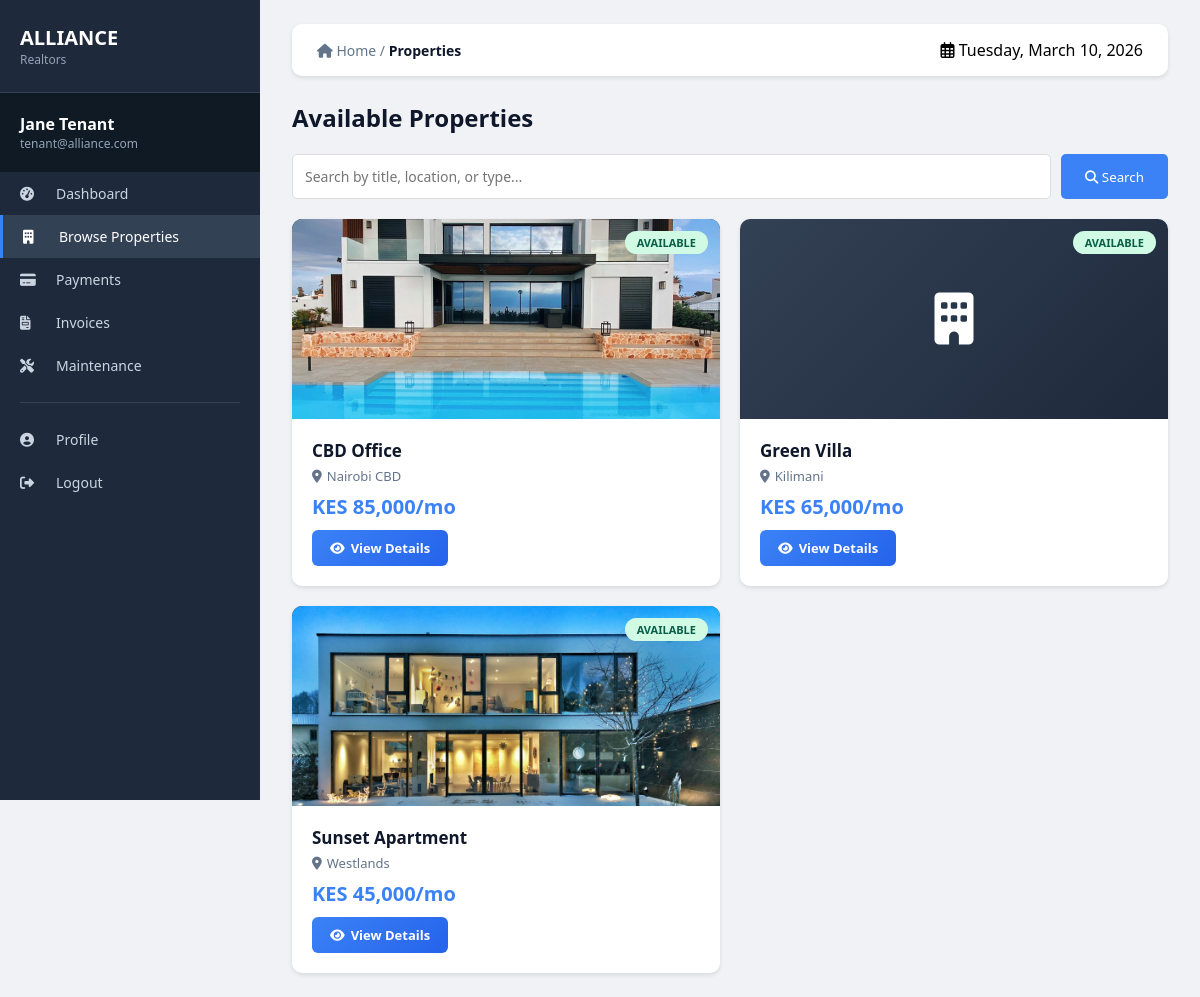
Page /tenant/properties.php (signed in) on the committed database.
### tables this page shows
CREATE TABLE properties (
    id INT PRIMARY KEY AUTO_INCREMENT,
    title VARCHAR(100) NOT NULL,
    description TEXT,
    location VARCHAR(100),
    price DECIMAL(12,2),
    bedrooms INT DEFAULT 1,
    bathrooms INT DEFAULT 1,
    image VARCHAR(255) DEFAULT 'default.jpg',
    status ENUM('Available', 'Rented', 'Maintenance') DEFAULT 'Available',
    created_at TIMESTAMP DEFAULT CURRENT_TIMESTAMP
);

### tenant/properties.php (the view, shortened to what this page needs)
<?php
try {
    $db = Database::getInstance()->getConnection();
    $search = trim($_GET['search'] ?? '');
    if (!empty($search)) {
        $stmt = $db->prepare("SELECT * FROM properties WHERE title LIKE ? OR description LIKE ? OR location LIKE ? OR type LIKE ? ORDER BY id DESC");
        $like = "%$search%";
        $stmt->execute([$like, $like, $like, $like]);
    } else {
        $stmt = $db->prepare("SELECT * FROM properties ORDER BY id DESC");
        $stmt->execute();
    }
    $properties       = $stmt->fetchAll(PDO::FETCH_ASSOC);
    $total_properties = count($properties);
} catch (PDOException $e) {
    error_log($e->getMessage());
    $properties = []; $total_properties = 0;
    $db_error   = "Unable to load properties.";
}
$base = '/Alliance/assets/Images/';
$three_images = [
    'alejandra-cifre-gonzalez-ylyn5r4vxcA-unsplash.jpg',
    'charles-sukarsa-47AoUoaOv08-unsplash.jpg',
    'stephan-bechert-yFV39g6AZ5o-unsplash.jpg',
];
?>
<!DOCTYPE html>
<html lang="en">
<head>
    <link rel="stylesheet" href="https://cdnjs.cloudflare.com/ajax/libs/font-awesome/6.5.0/css/all.min.css">
</head>
<body>
<div class="dashboard">
    <div class="sidebar">
        <div class="sidebar-header"><h2>ALLIANCE</h2><p>Realtors</p></div>
        <div class="user-info">
            <div class="name"><?php echo htmlspecialchars($_SESSION['full_name'] ?? ''); ?></div>
            <div class="email"><?php echo htmlspecialchars($_SESSION['email'] ?? ''); ?></div>
        </div>
        <a href="dashboard.php"   class="menu-item"><i class="fas fa-tachometer-alt"></i> Dashboard</a>
        <a href="properties.php"  class="menu-item active"><i class="fas fa-building"></i> Browse Properties</a>
        <a href="payments.php"    class="menu-item"><i class="fas fa-credit-card"></i> Payments</a>
        <a href="invoices.php"    class="menu-item"><i class="fas fa-file-invoice"></i> Invoices</a>
        <a href="maintenance.php" class="menu-item"><i class="fas fa-tools"></i> Maintenance</a>
        <div class="menu-divider"></div>
        <a href="profile.php"     class="menu-item"><i class="fas fa-user-circle"></i> Profile</a>
        <a href="../logout.php"      class="menu-item"><i class="fas fa-sign-out-alt"></i> Logout</a>
    </div>
    <div class="main-content">
        <div class="top-bar">
            <div class="breadcrumb"><i class="fas fa-home"></i> Home / <span>Properties</span></div>
            <div><i class="far fa-calendar-alt"></i> <?php echo date('l, F j, Y'); ?></div>
        </div>
        <h1>Available Properties</h1>
        <form method="GET" action="" class="search-box">
            <input type="text" name="search" placeholder="Search by title, location, or type..."
                   value="<?php echo htmlspecialchars($search ?? ''); ?>">
            <button type="submit"><i class="fas fa-search"></i> Search</button>
        </form>
        <div class="properties-grid">
            <?php if ($total_properties > 0): ?>
                <?php foreach ($properties as $i => $property):
                    $db_img = trim($property['image'] ?? '');
                    if (!empty($db_img) && $db_img !== 'default.jpg') {
                        $img_src = $base . $db_img;
                        $has_img = true;
                    } elseif ($i < 3) {
                        $img_src = $base . $three_images[$i];
                        $has_img = true;
                    } else {
                        $has_img = false;
                    }
                    $status = strtolower($property['status'] ?? 'available');
                ?>
                <div class="property-card">
                    <div class="card-img">
                        <?php if ($has_img): ?>
                            <img src="<?php echo htmlspecialchars($img_src); ?>"
                                 alt="<?php echo htmlspecialchars($property['title']); ?>"
                                 onerror="this.style.display='none';this.nextElementSibling.style.display='flex';">
                            <div class="card-img-placeholder" style="display:none;"><i class="fas fa-building"></i></div>
                        <?php else: ?>
                            <div class="card-img-placeholder"><i class="fas fa-building"></i></div>
                        <?php endif; ?>
                        <span class="card-status <?php echo $status; ?>"><?php echo ucfirst($status); ?></span>
                    </div>
                    <div class="card-content">
                        <h4><?php echo htmlspecialchars($property['title']); ?></h4>
                        <div class="card-location">
                            <i class="fas fa-map-marker-alt"></i>
                            <?php echo htmlspecialchars($property['location'] ?? 'Nairobi'); ?>
                        </div>
                        <div class="card-price">KES <?php echo number_format((float)($property['price'] ?? 0)); ?>/mo</div>
                        <a href="property_details.php?id=<?php echo (int)$property['id']; ?>" class="btn-details">
                            <i class="fas fa-eye"></i> View Details
                        </a>
                    </div>
                </div>
                <?php endforeach; ?>
            <?php endif; ?>
        </div>
    </div>
</div>
</body>
</html>

### tenant/properties.php (style rules this page uses)
* { margin:0; padding:0; box-sizing:border-box; font-family:'Segoe UI',sans-serif; }
body { background:#f0f2f5; }
.dashboard { display:flex; min-height:100vh; }
.sidebar { width:260px; background:#1e293b; color:white; position:fixed; height:100vh; overflow-y:auto; }
.sidebar-header { padding:24px 20px; border-bottom:1px solid #334155; }
.sidebar-header h2 { font-size:20px; font-weight:600; }
.sidebar-header p { font-size:12px; color:#94a3b8; }
.user-info { padding:20px; background:#0f1a24; }
.user-info .name { font-weight:600; font-size:16px; }
.user-info .email { color:#94a3b8; font-size:12px; }
.menu-item { padding:12px 20px; display:flex; align-items:center; color:#cbd5e1; text-decoration:none; font-size:14px; transition:background 0.2s; }
.menu-item:hover,.menu-item.active { background:#334155; color:white; border-left:3px solid #3b82f6; }
.menu-item i { width:24px; margin-right:12px; }
.menu-divider { height:1px; background:#334155; margin:15px 20px; }
.main-content { flex:1; margin-left:260px; padding:24px 32px; }
.top-bar { background:white; padding:15px 25px; border-radius:10px; box-shadow:0 2px 4px rgba(0,0,0,0.1); margin-bottom:25px; display:flex; justify-content:space-between; align-items:center; }
.breadcrumb { color:#64748b; font-size:14px; }
.breadcrumb span { color:#0f172a; font-weight:600; }
h1 { font-size:24px; margin-bottom:20px; color:#0f172a; }
.search-box { display:flex; gap:10px; margin-bottom:20px; }
.search-box input { flex:1; padding:12px; border:1px solid #ddd; border-radius:5px; font-size:14px; }
.search-box button { padding:12px 24px; background:#3b82f6; color:white; border:none; border-radius:5px; cursor:pointer; }
.properties-grid { display:grid; grid-template-columns:repeat(auto-fill,minmax(300px,1fr)); gap:20px; }
.property-card { background:white; border-radius:10px; overflow:hidden; box-shadow:0 2px 4px rgba(0,0,0,0.1); transition:transform 0.2s,box-shadow 0.2s; }
.card-img { height:200px; overflow:hidden; position:relative; background:#1e293b; }
.card-img img { width:100%; height:100%; object-fit:cover; display:block; transition:transform 0.35s; }
.card-img-placeholder { width:100%; height:100%; display:flex; align-items:center; justify-content:center; background:linear-gradient(135deg,#334155,#1e293b); color:white; font-size:52px; }
.card-status { position:absolute; top:12px; right:12px; padding:4px 12px; border-radius:20px; font-size:11px; font-weight:700; text-transform:uppercase; }
.card-status.available { background:#d1fae5; color:#065f46; }
.card-content { padding:20px; }
.card-content h4 { font-size:17px; font-weight:700; margin-bottom:5px; color:#0f172a; }
.card-location { color:#64748b; font-size:13px; margin-bottom:8px; display:flex; align-items:center; gap:5px; }
.card-price { font-size:20px; font-weight:800; color:#3b82f6; margin-bottom:10px; }
.btn-details { display:inline-flex; align-items:center; gap:6px; padding:9px 18px; background:linear-gradient(135deg,#3b82f6,#2563eb); color:white; text-decoration:none; border-radius:6px; font-size:13px; font-weight:600; }

### rows in the picture
properties: shows a picture, status "AVAILABLE", title "CBD Office", location "Nairobi CBD", price "85,000"
properties: status "AVAILABLE", title "Green Villa", location "Kilimani", price "65,000"
properties: shows a picture, status "AVAILABLE", title "Sunset Apartment", location "Westlands", price "45,000"

### other values in the picture
$_SESSION['full_name'] "Jane Tenant"
$_SESSION['email'] "tenant@alliance.com"
